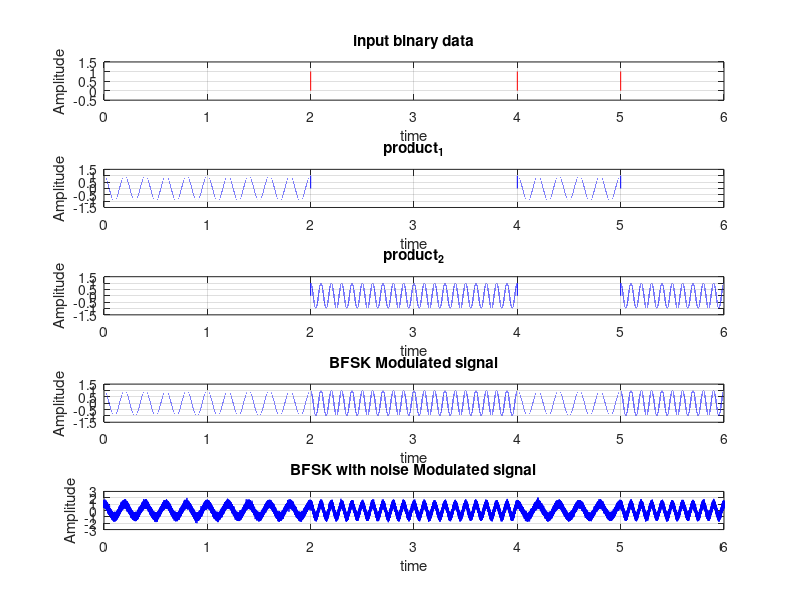
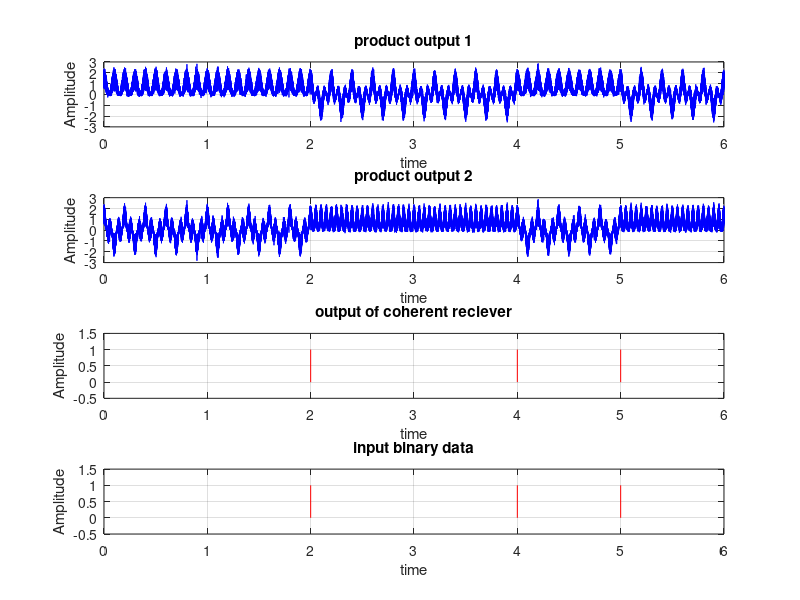

Reproduce these figures in MATLAB, in order.
clc
clear
close all
%bit period
tb=1;
%SNR IN DB
snr_db=10;
%sampling frequency
fs=100000;
f1=5;
f2=10;
%generation of random binary bits
bits=randi([0,1],1,6)
t=0:1/fs:tb-(1/fs);
Eb=0.5;
phi_1=sqrt(2/tb)*cos(2*pi*f1*t);
phi_2=sqrt(2/tb)*cos(2*pi*f2*t);

% modulation of BFSK
BFSK_signal=[];
input_binary=[];
product_1=[];
product_2=[];
for x=bits
    if x==1
        modulated_signal=sqrt(Eb)*phi_1;
        product1=sqrt(Eb)*phi_1;
        product2=zeros(1,length(t));
        binary_data=ones(1,length(t));
    else
        product2=sqrt(Eb)*phi_2;
        product1=zeros(1,length(t));
        modulated_signal=sqrt(Eb)*phi_2;
        binary_data=zeros(1,length(t));
    end
    product_1=[product_1 product1];
    product_2=[product_2 product2];
    BFSK_signal=[BFSK_signal modulated_signal];
    input_binary=[input_binary binary_data];
    
end
%adding white gaussian noise to the BFSK Signal
time_total=0:1/fs:length(bits)*tb-(1/fs);
snr=10^(snr_db/10);
signal_power=rms(BFSK_signal)^2;
noise_power=signal_power/snr;
noise=sqrt(noise_power)*randn(1,length(time_total));
BFSK_signal_noise=noise+BFSK_signal;

%plotting the BFSK_SIGNAL and BFSK_signal_noise and input binary data
figure(1)
subplot(5,1,1)
plot(time_total,input_binary,'r')
title("input binary data");
xlabel("time");
ylabel("Amplitude");
ylim([-0.5,1.5]);
grid on;
subplot(5,1,2)
plot(time_total,product_1,'b')
title("product_1");
xlabel("time")
ylabel("Amplitude")
grid on 
subplot(5,1,3)
plot(time_total,product_2,'b')
title("product_2");
xlabel("time")
ylabel("Amplitude")
grid on
subplot(5,1,4)
plot(time_total,BFSK_signal,'b')
title("BFSK Modulated signal");
xlabel("time")
ylabel("Amplitude")
grid on 
subplot(5,1,5)
plot(time_total,BFSK_signal_noise,'b')
title("BFSK with noise Modulated signal");
xlabel("time")
ylabel("Amplitude")
grid on

% demodulation of BFSK_noise
output_binary=[];
product_output_1=[];
product_output_2=[];
for i=1:length(bits)
    recieved_signal_noise=BFSK_signal_noise((i-1)*length(t)+1:i*length(t));

    % trapz function used to integrate over the bit period
    product_output1=recieved_signal_noise.*phi_1;
    product_output2=recieved_signal_noise.*phi_2;
    integral_value=trapz(t,recieved_signal_noise.*phi_1)-trapz(t,recieved_signal_noise.*phi_2);
    if integral_value>0
        output_reciever(i)=1;
        data_out=ones(1,length(t));
    else
        output_reciever(i)=0;
        data_out=zeros(1,length(t));
    end
    output_binary=[output_binary data_out]; 
    
    product_output_1=[product_output_1 product_output1];
    product_output_2=[product_output_2 product_output2];
    
end
output_reciever

% plotting the output of coherent reciever and input binary data for comparing
figure(2)
subplot(4,1,1)
plot(time_total,product_output_1,'b')
title("product output 1");
xlabel("time");
ylabel("Amplitude");
grid on;

subplot(4,1,2)
plot(time_total,product_output_2,'b')
title("product output 2");
xlabel("time");
ylabel("Amplitude");
grid on;

subplot(4,1,4)
plot(time_total,input_binary,'r')
title("input binary data");
xlabel("time");
ylabel("Amplitude");
ylim([-0.5,1.5]);
grid on;

subplot(4,1,3)
plot(time_total,output_binary,'r')
title("output of coherent reciever");
xlabel("time");
ylabel("Amplitude");
ylim([-0.5,1.5]);
grid on;


       
      

    
    
